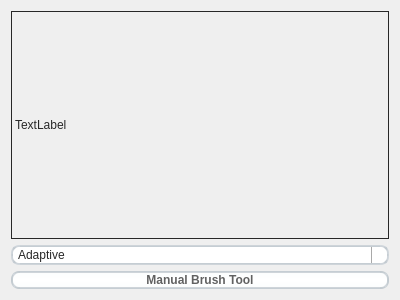
<?xml version="1.0" encoding="UTF-8"?>
<ui version="4.0">
 <class>Form</class>
 <widget class="QWidget" name="Form">
  <property name="geometry">
   <rect>
    <x>0</x>
    <y>0</y>
    <width>400</width>
    <height>300</height>
   </rect>
  </property>
  <property name="windowTitle">
   <string>Form</string>
  </property>
  <property name="styleSheet">
   <string notr="true">/*
 * MacOS Style Sheet for QT Applications
 * Author: Jaime A. Quiroga P.
 * Company: GTRONICK
 * Last updated: 25/12/2020, 23:10.
 * Available at: https://github.com/GTRONICK/QSS/blob/master/MacOS.qss
 */
QMainWindow {
    background-color:#ececec;
}
QPushButton, QToolButton, QCommandLinkButton{
    padding: 0 5px 0 5px;
    border-style: solid;
    border-top-color: qlineargradient(spread:pad, x1:0, y1:0, x2:0, y2:1, stop:0 #c1c9cf, stop:1 #d2d8dd);
    border-right-color: qlineargradient(spread:pad, x1:1, y1:0, x2:0, y2:0, stop:0 #c1c9cf, stop:1 #d2d8dd);
    border-bottom-color: qlineargradient(spread:pad, x1:0, y1:1, x2:0, y2:0, stop:0 #c1c9cf, stop:1 #d2d8dd);
    border-left-color: qlineargradient(spread:pad, x1:0, y1:0, x2:1, y2:0, stop:0 #c1c9cf, stop:1 #d2d8dd);
    border-width: 2px;
    border-radius: 8px;
    color: #616161;
    font-weight: bold;
    background-color: qlineargradient(spread:pad, x1:0.5, y1:0, x2:0.5, y2:1, stop:0 #fbfdfd, stop:0.5 #ffffff, stop:1 #fbfdfd);
}
QPushButton::default, QToolButton::default, QCommandLinkButton::default{
    border: 2px solid transparent;
    color: #FFFFFF;
    background-color: qlineargradient(spread:pad, x1:0.5, y1:0, x2:0.5, y2:1, stop:0 #84afe5, stop:1 #1168e4);
}
QPushButton:hover, QToolButton:hover, QCommandLinkButton:hover{
    color: #3d3d3d;
}
QPushButton:pressed, QToolButton:pressed, QCommandLinkButton:pressed{
    color: #aeaeae;
    background-color: qlineargradient(spread:pad, x1:0.5, y1:0, x2:0.5, y2:1, stop:0 #ffffff, stop:0.5 #fbfdfd, stop:1 #ffffff);
}
QPushButton:disabled, QToolButton:disabled, QCommandLinkButton:disabled{
    color: #616161;
    background-color: qlineargradient(spread:pad, x1:0.5, y1:0, x2:0.5, y2:1, stop:0 #dce7eb, stop:0.5 #e0e8eb, stop:1 #dee7ec);
}
QLineEdit, QTextEdit, QPlainTextEdit, QSpinBox, QDoubleSpinBox, QTimeEdit, QDateEdit, QDateTimeEdit {
    border-width: 2px;
    border-radius: 8px;
    border-style: solid;
    border-top-color: qlineargradient(spread:pad, x1:0.5, y1:1, x2:0.5, y2:0, stop:0 #c1c9cf, stop:1 #d2d8dd);
    border-right-color: qlineargradient(spread:pad, x1:0, y1:0, x2:1, y2:0, stop:0 #c1c9cf, stop:1 #d2d8dd);
    border-bottom-color: qlineargradient(spread:pad, x1:0.5, y1:0, x2:0.5, y2:1, stop:0 #c1c9cf, stop:1 #d2d8dd);
    border-left-color: qlineargradient(spread:pad, x1:1, y1:0, x2:0, y2:0, stop:0 #c1c9cf, stop:1 #d2d8dd);
    background-color: #f4f4f4;
    color: #3d3d3d;
}
QLineEdit:focus, QTextEdit:focus, QPlainTextEdit:focus, QSpinBox:focus, QDoubleSpinBox:focus, QTimeEdit:focus, QDateEdit:focus, QDateTimeEdit:focus {
    border-width: 2px;
    border-radius: 8px;
    border-style: solid;
    border-top-color: qlineargradient(spread:pad, x1:0.5, y1:1, x2:0.5, y2:0, stop:0 #85b7e3, stop:1 #9ec1db);
    border-right-color: qlineargradient(spread:pad, x1:0, y1:0, x2:1, y2:0, stop:0 #85b7e3, stop:1 #9ec1db);
    border-bottom-color: qlineargradient(spread:pad, x1:0.5, y1:0, x2:0.5, y2:1, stop:0 #85b7e3, stop:1 #9ec1db);
    border-left-color: qlineargradient(spread:pad, x1:1, y1:0, x2:0, y2:0, stop:0 #85b7e3, stop:1 #9ec1db);
    background-color: #f4f4f4;
    color: #3d3d3d;
}
QLineEdit:disabled, QTextEdit:disabled, QPlainTextEdit:disabled, QSpinBox:disabled, QDoubleSpinBox:disabled, QTimeEdit:disabled, QDateEdit:disabled, QDateTimeEdit:disabled {
    color: #b9b9b9;
}
QSpinBox::up-button, QDoubleSpinBox::up-button, QTimeEdit::up-button, QDateEdit::up-button, QDateTimeEdit::up-button {
    subcontrol-origin: padding;
    subcontrol-position: top right;
    width: 15px;
    color: #272727;
    border-left-width: 1px;
    border-left-color: darkgray;
    border-left-style: solid;
    border-top-right-radius: 3px;
    padding: 3px;
}
QSpinBox::down-button, QDoubleSpinBox::down-button, QTimeEdit::down-button, QDateEdit::down-button, QDateTimeEdit::down-button {
    subcontrol-origin: padding;
    subcontrol-position: bottom right;
    width: 15px;
    color: #272727;
    border-left-width: 1px;
    border-left-color: darkgray;
    border-left-style: solid;
    border-bottom-right-radius: 3px;
    padding: 3px;
}
QSpinBox::up-button:pressed, QDoubleSpinBox::up-button:pressed, QTimeEdit::up-button:pressed, QDateEdit::up-button:pressed, QDateTimeEdit::up-button:pressed {
    color: #aeaeae;
    background-color: qlineargradient(spread:pad, x1:0.5, y1:0, x2:0.5, y2:1, stop:0 #ffffff, stop:0.5 #fbfdfd, stop:1 #ffffff);
}
QSpinBox::down-button:pressed, QDoubleSpinBox::down-button:pressed, QTimeEdit::down-button:pressed, QDateEdit::down-button:pressed, QDateTimeEdit::down-button:pressed {
    color: #aeaeae;
    background-color: qlineargradient(spread:pad, x1:0.5, y1:0, x2:0.5, y2:1, stop:0 #ffffff, stop:0.5 #fbfdfd, stop:1 #ffffff);
}
QSpinBox::up-button:hover, QDoubleSpinBox::up-button:hover, QTimeEdit::up-button:hover, QDateEdit::up-button:hover, QDateTimeEdit::up-button:hover {
    color: #FFFFFF;
    border-top-right-radius: 5px;
    background-color: qlineargradient(spread:pad, x1:0.5, y1:0, x2:0.5, y2:1, stop:0 #84afe5, stop:1 #1168e4);
    
}
QSpinBox::down-button:hover, QDoubleSpinBox::down-button:hover, QTimeEdit::down-button:hover, QDateEdit::down-button:hover, QDateTimeEdit::down-button:hover {
    color: #FFFFFF;
    border-bottom-right-radius: 5px;
    background-color: qlineargradient(spread:pad, x1:0.5, y1:0, x2:0.5, y2:1, stop:0 #84afe5, stop:1 #1168e4);
}
QSpinBox::up-arrow, QDoubleSpinBox::up-arrow, QTimeEdit::up-arrow, QDateEdit::up-arrow, QDateTimeEdit::up-arrow {
    image: url(/usr/share/icons/Adwaita/16x16/actions/go-up-symbolic.symbolic.png);
}
QSpinBox::down-arrow, QDoubleSpinBox::down-arrow, QTimeEdit::down-arrow, QDateEdit::down-arrow, QDateTimeEdit::down-arrow {
    image: url(/usr/share/icons/Adwaita/16x16/actions/go-down-symbolic.symbolic.png);
}
QProgressBar {
    max-height: 8px;
    text-align: center;
    font: italic bold 11px;
    color: #3d3d3d;
    border: 1px solid transparent;
    border-radius:4px;
    background-color: qlineargradient(spread:pad, x1:0, y1:0, x2:0, y2:1, stop:0 #ddd5d5, stop:0.5 #dad3d3, stop:1 #ddd5d5);
}
QProgressBar::chunk {
    background-color: qlineargradient(spread:pad, x1:0, y1:0, x2:0, y2:1, stop:0 #467dd1, stop:0.5 #3b88fc, stop:1 #467dd1);
    border-radius: 4px;
}
QProgressBar:disabled {
    color: #616161;
}
QProgressBar::chunk:disabled {
    background-color: #aeaeae;
}
QSlider::groove {
    border: 1px solid #bbbbbb;
    background-color: #52595d;
    border-radius: 4px;
}
QSlider::groove:horizontal {
    height: 6px;
}
QSlider::groove:vertical {
    width: 6px;
}
QSlider::handle:horizontal {
    background: #ffffff;
    border-style: solid;
    border-width: 1px;
    border-color: rgb(207,207,207);
    width: 12px;
    margin: -5px 0;
    border-radius: 7px;
}
QSlider::handle:vertical {
    background: #ffffff;
    border-style: solid;
    border-width: 1px;
    border-color: rgb(207,207,207);
    height: 12px;
    margin: 0 -5px;
    border-radius: 7px;
}
QSlider::add-page, QSlider::sub-page {
    border: 1px transparent;
    background-color: #52595d;
    border-radius: 4px;
}
QSlider::add-page:horizontal {
    background: qlineargradient(spread:pad, x1:0, y1:0, x2:0, y2:1, stop:0 #ddd5d5, stop:0.5 #dad3d3, stop:1 #ddd5d5);
}
QSlider::sub-page:horizontal {
    background-color: qlineargradient(spread:pad, x1:0, y1:0, x2:1, y2:0, stop:0 #467dd1, stop:0.5 #3b88fc, stop:1 #467dd1);
}
QSlider::add-page:vertical {
    background-color: qlineargradient(spread:pad, x1:0, y1:0, x2:0, y2:1, stop:0 #467dd1, stop:0.5 #3b88fc, stop:1 #467dd1);
}
QSlider::sub-page:vertical {
    background: qlineargradient(spread:pad, x1:0, y1:0, x2:1, y2:0, stop:0 #ddd5d5, stop:0.5 #dad3d3, stop:1 #ddd5d5);
}
QSlider::add-page:horizontal:disabled, QSlider::sub-page:horizontal:disabled, QSlider::add-page:vertical:disabled, QSlider::sub-page:vertical:disabled {
    background: #b9b9b9;
}
QComboBox, QFontComboBox {
    border-width: 2px;
    border-radius: 8px;
    border-style: solid;
    border-top-color: qlineargradient(spread:pad, x1:0.5, y1:1, x2:0.5, y2:0, stop:0 #c1c9cf, stop:1 #d2d8dd);
    border-right-color: qlineargradient(spread:pad, x1:0, y1:0, x2:1, y2:0, stop:0 #c1c9cf, stop:1 #d2d8dd);
    border-bottom-color: qlineargradient(spread:pad, x1:0.5, y1:0, x2:0.5, y2:1, stop:0 #c1c9cf, stop:1 #d2d8dd);
    border-left-color: qlineargradient(spread:pad, x1:1, y1:0, x2:0, y2:0, stop:0 #c1c9cf, stop:1 #d2d8dd);
    background-color: #f4f4f4;
    color: #272727;
    padding-left: 5px;
}
QComboBox:editable, QComboBox:!editable, QComboBox::drop-down:editable, QComboBox:!editable:on, QComboBox::drop-down:editable:on {
    background: #ffffff;
}
QComboBox::drop-down {
    subcontrol-origin: padding;
    subcontrol-position: top right;
    width: 15px;
    color: #272727;
    border-left-width: 1px;
    border-left-color: darkgray;
    border-left-style: solid;
    border-top-right-radius: 3px;
    border-bottom-right-radius: 3px;
}
QComboBox::down-arrow {
    image: url(/usr/share/icons/Adwaita/16x16/actions/go-down-symbolic.symbolic.png); /*Adawaita icon thene*/
}

QComboBox::down-arrow:on {
    top: 1px;
    left: 1px;
}
QComboBox QAbstractItemView {
    border: 1px solid darkgray;
    border-radius: 8px;
    selection-background-color: #dadada;
    selection-color: #272727;
    color: #272727;
    background: white;
}
QLabel, QCheckBox, QRadioButton {
    color: #272727;
}
QCheckBox {
    padding: 2px;
}
QCheckBox:disabled, QRadioButton:disabled {
    color: #808086;
    padding: 2px;
}

QCheckBox:hover {
    border-radius:4px;
    border-style:solid;
    padding-left: 1px;
    padding-right: 1px;
    padding-bottom: 1px;
    padding-top: 1px;
    border-width:1px;
    border-color: transparent;
}
QCheckBox::indicator:checked {
    image: url(/usr/share/icons/Adwaita/16x16/actions/object-select-symbolic.symbolic.png);
    height: 15px;
    width: 15px;
    border-style:solid;
    border-width: 1px;
    border-color: #48a5fd;
    color: #ffffff;
    border-radius: 3px;
    background-color: qlineargradient(spread:pad, x1:0, y1:0, x2:0, y2:1, stop:0 #48a5fd, stop:0.5 #329cfb, stop:1 #48a5fd);
}
QCheckBox::indicator:unchecked {
    
    height: 15px;
    width: 15px;
    border-style:solid;
    border-width: 1px;
    border-color: #48a5fd;
    border-radius: 3px;
    background-color: #fbfdfa;
}
QLCDNumber {
    color: #616161;;
}
QMenuBar {
    background-color: #ececec;
}
QMenuBar::item {
    color: #616161;
    spacing: 3px;
    padding: 1px 4px;
    background-color: #ececec;
}

QMenuBar::item:selected {
    background-color: #dadada;
    color: #3d3d3d;
}
QMenu {
    background-color: #ececec;
}
QMenu::item:selected {
    background-color: #dadada;
    color: #3d3d3d;
}
QMenu::item {
    color: #616161;;
    background-color: #e0e0e0;
}
QTabWidget {
    color:rgb(0,0,0);
    background-color:#000000;
}
QTabWidget::pane {
    border-color: #050a0e;
    background-color: #e0e0e0;
    border-width: 1px;
    border-radius: 4px;
    position: absolute;
    top: -0.5em;
    padding-top: 0.5em;
}

QTabWidget::tab-bar {
    alignment: center;
}

QTabBar::tab {
    border-bottom: 1px solid #c0c0c0;
    padding: 3px;
    color: #272727;
    background-color: #fefefc;
    margin-left:0px;
}
QTabBar::tab:!last {
    border-right: 1px solid;
    border-right-color: #c0c0c0;
    border-bottom-color: #c0c0c0;
}
QTabBar::tab:first {
    border-top-left-radius: 4px;
    border-bottom-left-radius: 4px;
}
QTabBar::tab:last {
    border-top-right-radius: 4px;
    border-bottom-right-radius: 4px;
}
QTabBar::tab:selected, QTabBar::tab:last:selected, QTabBar::tab:hover {
    color: #FFFFFF;
    background-color: qlineargradient(spread:pad, x1:0.5, y1:0, x2:0.5, y2:1, stop:0 #84afe5, stop:1 #1168e4);
}
QRadioButton::indicator {
    height: 14px;
    width: 14px;
    border-style:solid;
    border-radius:7px;
    border-width: 1px;
}
QRadioButton::indicator:checked {
    border-color: #48a5fd;
    background-color: qradialgradient(cx:0.5, cy:0.5, radius:0.4,fx:0.5, fy:0.5, stop:0 #ffffff, stop:0.5 #ffffff, stop:0.6 #48a5fd, stop:1 #48a5fd);
}
QRadioButton::indicator:!checked {
    border-color: #a9b7c6;
    background-color: #fbfdfa;
}
QStatusBar {
    color:#027f7f;
}

QDial {
    background: #16a085;
}

QToolBox {
    color: #a9b7c6;
    background-color: #222b2e;
}
QToolBox::tab {
    color: #a9b7c6;
    background-color:#222b2e;
}
QToolBox::tab:selected {
    color: #FFFFFF;
    background-color:#222b2e;
}
QScrollArea {
    color: #FFFFFF;
    background-color:#222b2e;
}

QScrollBar:horizontal {
	max-height: 10px;
	border: 1px transparent grey;
	margin: 0px 20px 0px 20px;
	background: transparent;
}
QScrollBar:vertical {
	max-width: 10px;
	border: 1px transparent grey;
	margin: 20px 0px 20px 0px;
	background: transparent;
}
QScrollBar::handle:vertical, QScrollBar::handle:horizontal {
	background: #52595d;
	border-style: transparent;
	border-radius: 4px;
	min-height: 25px;
}
QScrollBar::handle:horizontal:hover, QScrollBar::handle:vertical:hover {
	background: qlineargradient(spread:pad, x1:0, y1:0, x2:1, y2:0, stop:0 #467dd1, stop:0.5 #3b88fc, stop:1 #467dd1);
}
QScrollBar::add-line, QScrollBar::sub-line {
    border: 2px transparent grey;
    border-radius: 4px;
    subcontrol-origin: margin;
    background: #b9b9b9;
}
QScrollBar::add-line:horizontal {
    width: 20px;
    subcontrol-position: right;
}
QScrollBar::add-line:vertical {
    height: 20px;
    subcontrol-position: bottom;
}
QScrollBar::sub-line:horizontal {
    width: 20px;
    subcontrol-position: left;
}
QScrollBar::sub-line:vertical {
    height: 20px;
    subcontrol-position: top;
}
QScrollBar::add-line:vertical:pressed, QScrollBar::add-line:horizontal:pressed, QScrollBar::sub-line:horizontal:pressed, QScrollBar::sub-line:vertical:pressed {
    background: qlineargradient(spread:pad, x1:0, y1:0, x2:1, y2:0, stop:0 #467dd1, stop:0.5 #3b88fc, stop:1 #467dd1);
}
QScrollBar::add-page:horizontal, QScrollBar::sub-page:horizontal, QScrollBar::add-page:vertical, QScrollBar::sub-page:vertical {
    background: none;
}
QScrollBar::up-arrow:vertical {
    image: url(/usr/share/icons/Adwaita/16x16/actions/go-up-symbolic.symbolic.png);
}
QScrollBar::down-arrow:vertical {
    image: url(/usr/share/icons/Adwaita/16x16/actions/go-down-symbolic.symbolic.png);
}
QScrollBar::left-arrow:horizontal {
    image: url(/usr/share/icons/Adwaita/16x16/actions/go-previous-symbolic.symbolic.png);
}
QScrollBar::right-arrow:horizontal {
    image: url(/usr/share/icons/Adwaita/16x16/actions/go-next-symbolic.symbolic.png);
}</string>
  </property>
  <layout class="QVBoxLayout" name="verticalLayout">
   <item>
    <widget class="QLabel" name="label_image">
     <property name="frameShape">
      <enum>QFrame::Box</enum>
     </property>
     <property name="text">
      <string>TextLabel</string>
     </property>
    </widget>
   </item>
   <item>
    <widget class="QComboBox" name="combo_seg">
     <item>
      <property name="text">
       <string>Adaptive</string>
      </property>
     </item>
     <item>
      <property name="text">
       <string>Otsu</string>
      </property>
     </item>
     <item>
      <property name="text">
       <string>Histogram Equalization</string>
      </property>
     </item>
     <item>
      <property name="text">
       <string>Histogram Peak</string>
      </property>
     </item>
    </widget>
   </item>
   <item>
    <widget class="QPushButton" name="btn_manual">
     <property name="text">
      <string>Manual Brush Tool</string>
     </property>
    </widget>
   </item>
  </layout>
 </widget>
 <resources/>
 <connections/>
</ui>
